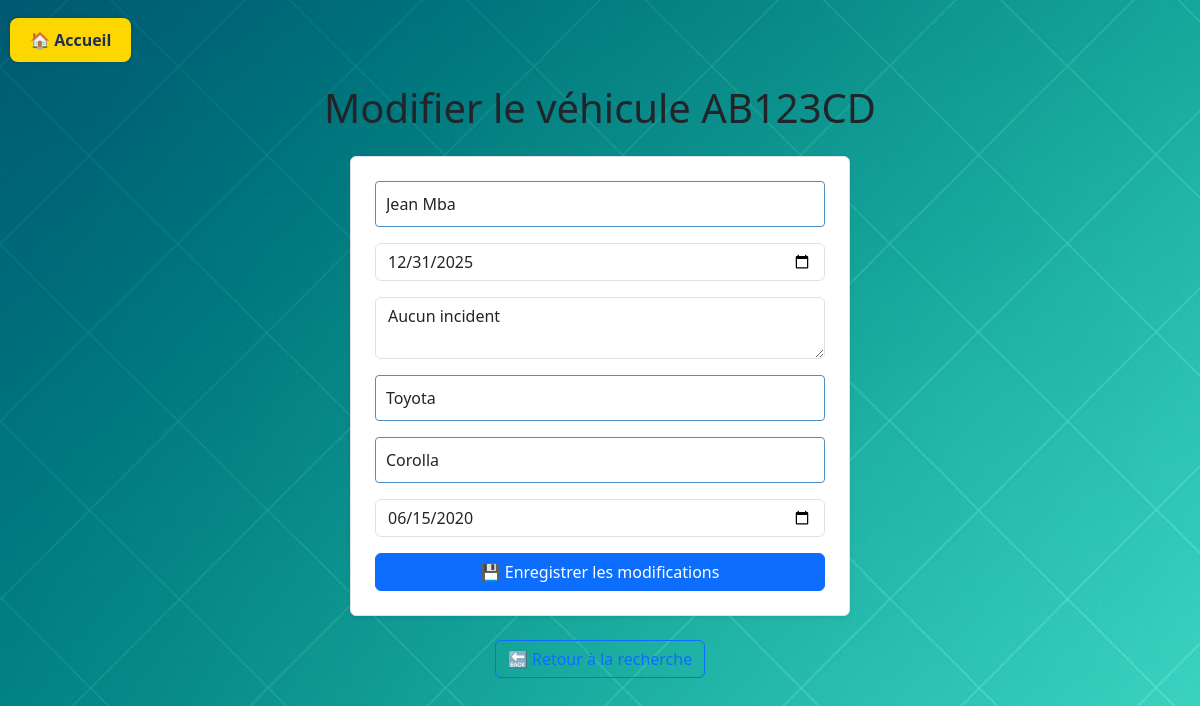
The app's page /edit_vehicle/AB123CD with its own data.
### tables this page shows
CREATE TABLE vehicles (
    plate TEXT PRIMARY KEY,
    owner TEXT,
    insurance_expiry TEXT,
    history TEXT,
    brand TEXT,
    model TEXT,
    first_registration TEXT
, photo TEXT, last_maintenance TEXT);

### app.py (the view)
@app.route('/edit_vehicle/<plate>', methods=['GET', 'POST'])
def edit_vehicle(plate):
    if request.method == 'POST':
        pass
    vehicle = get_vehicle_by_plate(plate)
    if vehicle:
        return render_template('edit_vehicle.html', vehicle=vehicle)
    else:
        return "Véhicule introuvable", 404

### app.py (called while the page is built)
def get_vehicle_by_plate(plate):
    conn = sqlite3.connect('database.db')  # remplace par ton nom de base si différent
    cursor = conn.cursor()
    cursor.execute("SELECT * FROM vehicles WHERE plate = ?", (plate,))
    row = cursor.fetchone()
    conn.close()
    if row:
        return {
            'plate': row[0],
            'owner': row[1],
            'insurance_expiry': row[2],
            'history': row[3],
            'brand': row[4],
            'model': row[5],
            'first_registration': row[6]
        }
    else:
        return None

### templates/edit_vehicle.html (shortened to what this page needs)
{% extends 'base.html' %}
{% block content %}
  <h1 class="text-center mb-4">Modifier le véhicule {{ vehicle.plate }}</h1>
  <form method="post" class="bg-white p-4 rounded shadow-sm border border-primary-light" style="max-width: 500px; margin: auto;">
    <div class="mb-3">
      <input type="text" name="owner" value="{{ vehicle.owner }}" placeholder="Nom du propriétaire" class="form-control" required>
    </div>
    <div class="mb-3">
      <input type="date" name="insurance_expiry" value="{{ vehicle.insurance_expiry }}" class="form-control" required>
    </div>
    <div class="mb-3">
      <textarea name="history" placeholder="Historique" class="form-control">{{ vehicle.history }}</textarea>
    </div>
    <div class="mb-3">
      <input type="text" name="brand" value="{{ vehicle.brand }}" placeholder="Marque" class="form-control">
    </div>
    <div class="mb-3">
      <input type="text" name="model" value="{{ vehicle.model }}" placeholder="Modèle" class="form-control">
    </div>
    <div class="mb-3">
      <input type="date" name="first_registration" value="{{ vehicle.first_registration }}" class="form-control">
    </div>
    <button type="submit" class="btn btn-primary w-100">💾 Enregistrer les modifications</button>
  </form>
  <div class="text-center mt-4">
    <a href="/search" class="btn btn-outline-primary">🔙 Retour à la recherche</a>
  </div>
{% endblock %}

### static/style.css (style rules this page uses)
:root { --primary-dark: #1F2F56; --primary-light: #4F8FC0; --background-light: #F5F7FA; --accent-green: #A5E6BA; --text-light: #FFFFFF; --highlight-yellow: #FFD700; }
body { font-family: 'Segoe UI', sans-serif; background-color: var(--background-light); margin: 0; padding: 0; color: var(--primary-dark); }
h1 { margin: 0; font-size: 2em; color: var(--primary-dark); }
form { background-color: var(--text-light); padding: 20px; margin: 30px auto; max-width: 500px; border-radius: 8px; box-shadow: 0 0 10px rgba(31, 47, 86, 0.1); border: 2px solid var(--primary-light); }
input[type="text"], input[type="password"] { width: 100%; padding: 10px; margin-bottom: 15px; border: 1px solid var(--primary-light); border-radius: 4px; }
button { background-color: var(--primary-light); color: var(--text-light); border: none; padding: 10px 20px; font-weight: bold; border-radius: 4px; cursor: pointer; transition: background-color 0.3s ease; }
a { color: var(--primary-light); text-decoration: none; }
body { background-image: url('/static/fond1.png'); background-size: cover; background-repeat: no-repeat; background-attachment: fixed; }

### records on screen
vehicles: plate "AB123CD", owner "Jean Mba", insurance_expiry "12/31/2025", history "Aucun incident", brand "Toyota", model "Corolla", first_registration "06/15/2020"
